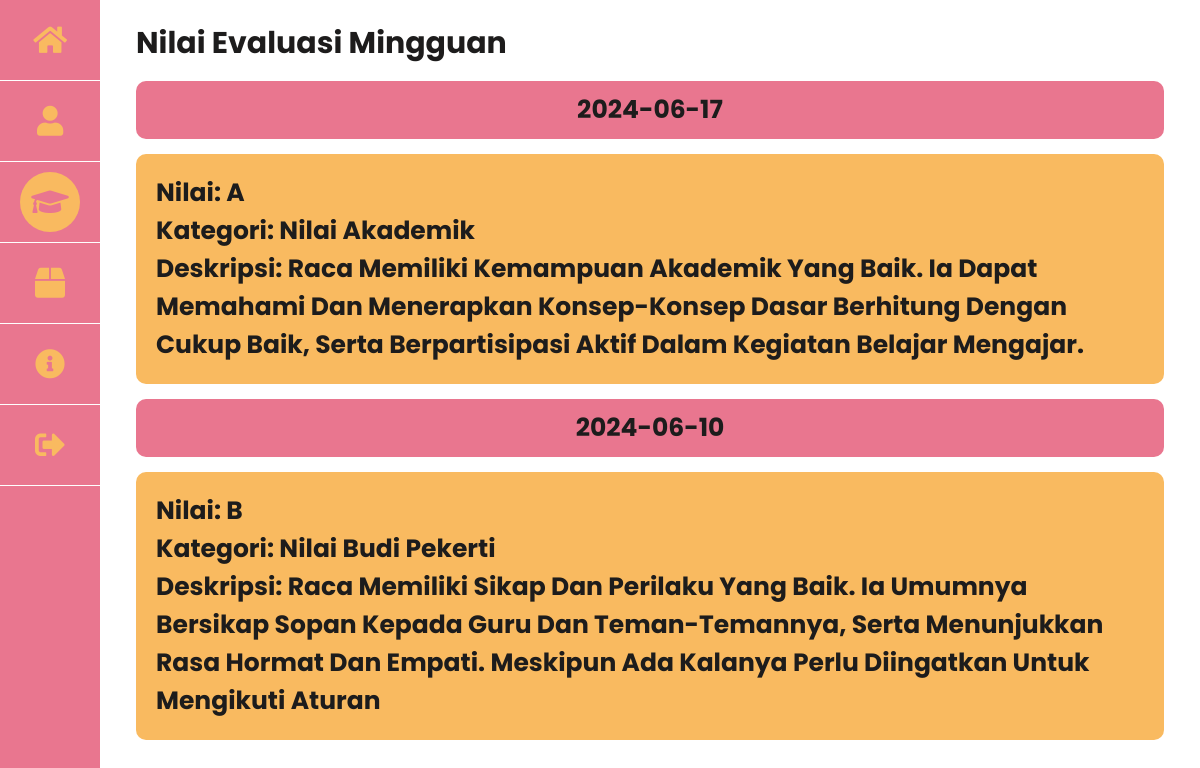
The app's page /siswa/dashboard/nilai.php (signed in) with its own data.
### tables this page shows
CREATE TABLE `nilai` (
  `id_nilai` int(11) NOT NULL,
  `id_siswa` int(11) NOT NULL,
  `nilai` varchar(11) NOT NULL,
  `kategori` varchar(50) NOT NULL,
  `deskripsi` varchar(255) NOT NULL DEFAULT '',
  `tgl_input` date DEFAULT NULL
);

### siswa/dashboard/nilai.php (the view, shortened to what this page needs)
<?php
include '../../conn.php';
$nisn = $_SESSION['nisn'];
$query = "SELECT * FROM siswa WHERE nisn = '$nisn'";
$result = $conn->query($query);
$siswa = $result->fetch_assoc();
$siswa_id = $siswa['id_siswa'];
$nilai_query = "SELECT nilai.*, siswa.nama_siswa FROM nilai INNER JOIN siswa ON nilai.id_siswa = siswa.id_siswa WHERE nilai.id_siswa = '$siswa_id'";
$nilai = $conn->query($nilai_query);
?>
<!DOCTYPE html>
<html lang="en">
<head>
    <link rel="stylesheet" href="https://cdnjs.cloudflare.com/ajax/libs/font-awesome/5.15.4/css/all.min.css">
    <link rel="stylesheet" href="https://cdnjs.cloudflare.com/ajax/libs/lightgallery-js/1.4.0/css/lightgallery.min.css">
    <link rel="stylesheet" href="../../assets/css/style.css">
</head>
<body>
    <aside class="sidebar">
        <div class="link">
            <a href="../index.php" class="">
                <i class="fas fa-home"></i>
            </a>
        </div>
        <div class="link">
            <a href="index.php" class="">
                <i class="fas fa-user"></i>
            </a>
        </div>
        <div class="link">
            <a href="#" class="active">
                <i class="fas fa-graduation-cap"></i>
            </a>
        </div>
        <div class="link">
            <a href="barang_bawaan.php" class="">
                <i class="fas fa-box"></i>
            </a>
        </div>
        <div class="link">
            <a href="informasi_kegiatan.php" class="">
                <i class="fas fa-info-circle"></i>
            </a>
        </div>
        <div class="link">
            <a href="../../logout.php" class="">
                <i class="fas fa-sign-out-alt"></i>
            </a>
        </div>
    </aside>
    <div class="student-content">
        <div class="box-container">
            <div class="title">
                <h1>Nilai Evaluasi Mingguan</h1>
            </div>
            <div class="box-detail">
                <?php
                if ($nilai->num_rows > 0):
                    while ($row = $nilai->fetch_assoc()):
                        ?>
                        <div class="report">
                            <div class="report-date"><?= $row['tgl_input'] ?></div>
                            <div class="report-detail">
                                <ul>
                                    <li>
                                        Nilai: <?= $row['nilai'] ?>
                                    </li>
                                    <li>
                                        Kategori: <?= $row['kategori'] ?>
                                    </li>
                                    <li>
                                        Deskripsi: <?= $row['deskripsi'] ?>
                                    </li>
                                </ul>
                            </div>
                        </div>
                        <?php
                    endwhile;
                else:
                    ?>
                    <h3>Belum ada nilai</h3>
                    <?php
                endif;
                ?>
            </div>
        </div>
    </div>
</body>
</html>

### assets/css/style.css (style rules this page uses)
:root { --orange: #f9ba60; --pink: #e9768f; --black: #1d1c1c; --white: #fff; --light-color: #666; --box-shadow: 0 0.5rem 1.5rem rgba(0, 0, 0, 0.1); }
* { font-family: "Poppins", sans-serif; margin: 0; padding: 0; box-sizing: border-box; outline: none; border: none; text-decoration: none; text-transform: capitalize; transition: all 0.2s linear; }
html { font-size: 62.5%; overflow-x: hidden; scroll-behavior: smooth; }
.sidebar { margin: 0; width: 100px; background-color: var(--pink); position: fixed; height: 100%; overflow: auto; }
.sidebar .link { display: flex; align-items: center; justify-content: center; font-size: 3rem; padding: 1rem 2rem; border-bottom: 1px solid var(--white); }
.sidebar .link a { display: flex; align-items: center; justify-content: center; font-size: 3rem; width: 60px; height: 60px; color: var(--orange); padding: 16px; text-decoration: none; border-radius: 50%; -webkit-border-radius: 50%; -moz-border-radius: 50%; -ms-border-radius: 50%; -o-border-radius: 50%; }
.sidebar a.active { background-color: var(--orange); color: var(--pink); }
.student-content { margin-left: 100px; padding: 1px 16px; }
.student-content .box-container .title h1 { font-size: 3rem; color: var(--black); }
.student-content .box-container { border-radius: 20px; display: flex; flex-direction: column; width: 100%; padding: 2rem; gap: 1.5rem; -webkit-border-radius: 20px; -moz-border-radius: 20px; -ms-border-radius: 20px; -o-border-radius: 20px; }
.student-content .box-container .box-detail { display: flex; flex-direction: column; gap: 1.5rem; overflow: auto; }
.student-content .box-container .box-detail .report { display: flex; flex-direction: column; justify-content: space-between; gap: 1.5rem; }
.student-content .box-container .box-detail .report .report-date { text-align: center; background-color: var(--pink); padding: 1rem; font-size: 2.5rem; font-weight: bold; color: var(--black); border-radius: 10px; -webkit-border-radius: 10px; -moz-border-radius: 10px; -ms-border-radius: 10px; -o-border-radius: 10px; }
.student-content .box-container .box-detail .report .report-detail { background-color: var(--orange); padding: 1rem; font-size: 2.5rem; font-weight: bold; color: var(--black); border-radius: 10px; -webkit-border-radius: 10px; -moz-border-radius: 10px; -ms-border-radius: 10px; -o-border-radius: 10px; }
.student-content .box-container .box-detail .report .report-detail ul { padding: 1rem; list-style: none; }

### records on screen
nilai: tgl_input "2024-06-17", nilai "A", kategori "Nilai Akademik", deskripsi "Raca Memiliki Kemampuan Akademik Yang Baik. Ia Dapat Memahami Dan Menerapkan Konsep-Konsep Dasar Berhitung Dengan Cukup Baik, Serta Berpartisipasi Aktif Dalam Kegiatan Belajar Mengajar."
nilai: tgl_input "2024-06-10", nilai "B", kategori "Nilai Budi Pekerti", deskripsi "Raca Memiliki Sikap Dan Perilaku Yang Baik. Ia Umumnya Bersikap Sopan Kepada Guru Dan Teman-Temannya, Serta Menunjukkan Rasa Hormat Dan Empati. Meskipun Ada Kalanya Perlu Diingatkan Untuk Mengikuti Aturan"
